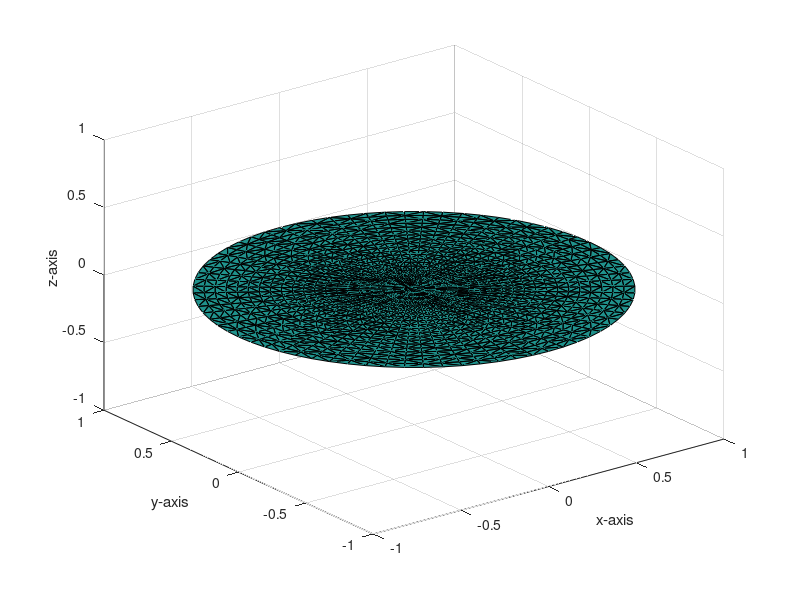

This figure's MATLAB source:
%CircularDiscretization:

clear all
counter = 1;

for(r = 0.05:0.05:1)
    for(theta = 0:5:355)
        x(counter) = r*cosd(theta);
        y(counter) = r*sind(theta);
        counter = counter + 1;
    end
end

Connectivity = delaunay(x,y);
Vertices = [x',y']

figure
trisurf(Connectivity, x,y,x*0)
xlabel('x-axis') % x-axis label
ylabel('y-axis') % y-axis label
zlabel('z-axis') % z-axis label